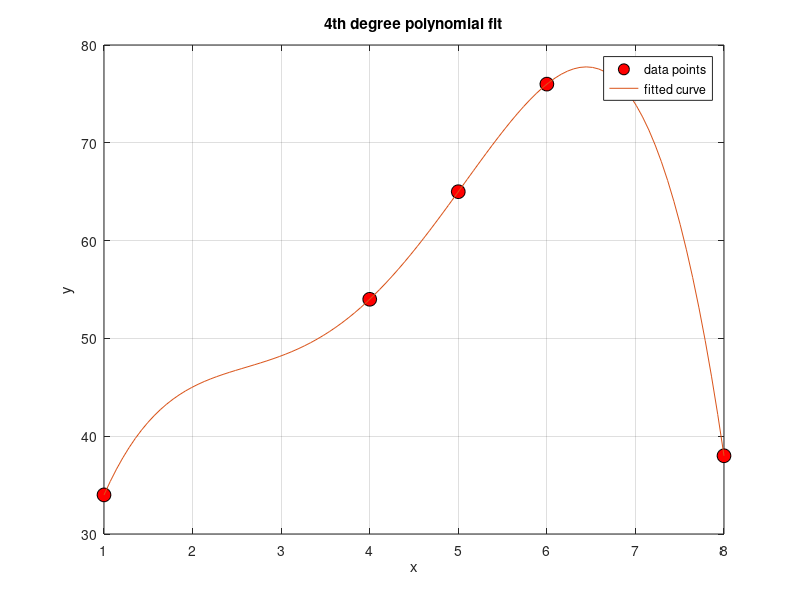

The MATLAB source for this figure:
clc
clear all
close all
x=[1 4 5 6 8]
y=[34 54 65 76 38]
plot (x,y,'o','markersize' ,10,'markerfacecolor','r' ,'markeredgecolor','k')
hold on

for N=1:5
    G(N,:)=[1,x(N),x(N)^2,x(N)^3,x(N)^4];
end
y=y'
m=inv(G)*y
xi=linspace(x(1),x(5),100); %increase the number of points for a smoother curve
for i=1:100
    G_interp(i,:)=[1,xi(i),xi(i)^2,xi(i)^3,xi(i)^4];
end
yi=G_interp*m;
plot(xi,yi);  %plot the fitted curve
xlabel('x');
ylabel('y');
title('4th degree polynomial fit');
legend('data points','fitted curve');
grid on;